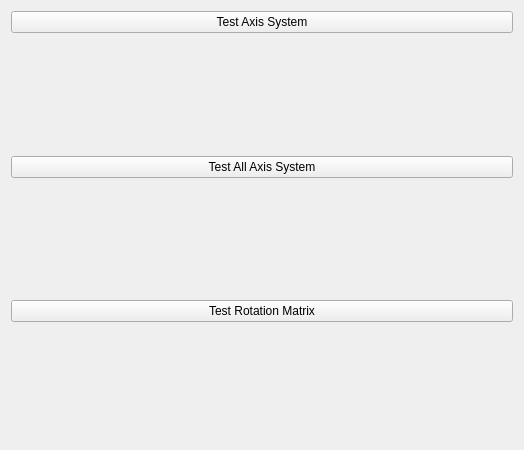
<?xml version="1.0" encoding="UTF-8"?>
<ui version="4.0">
 <class>TestTab</class>
 <widget class="QWidget" name="TestTab">
  <property name="geometry">
   <rect>
    <x>0</x>
    <y>0</y>
    <width>524</width>
    <height>450</height>
   </rect>
  </property>
  <property name="windowTitle">
   <string>Form</string>
  </property>
  <layout class="QVBoxLayout" name="verticalLayout">
   <item alignment="Qt::AlignTop">
    <widget class="QPushButton" name="pushButtonTestAxisSystem">
     <property name="text">
      <string>Test Axis System</string>
     </property>
    </widget>
   </item>
   <item alignment="Qt::AlignTop">
    <widget class="QPushButton" name="pushButtonTestAll">
     <property name="text">
      <string>Test All Axis System</string>
     </property>
    </widget>
   </item>
   <item alignment="Qt::AlignTop">
    <widget class="QPushButton" name="pushButton_test_rotmat">
     <property name="text">
      <string>Test Rotation Matrix</string>
     </property>
    </widget>
   </item>
  </layout>
 </widget>
 <resources/>
 <connections/>
</ui>
